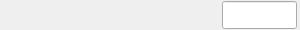
<?xml version="1.0" encoding="UTF-8"?>
<ui version="4.0">
 <class>MainWindow</class>
 <widget class="QMainWindow" name="MainWindow">
  <property name="geometry">
   <rect>
    <x>0</x>
    <y>0</y>
    <width>300</width>
    <height>30</height>
   </rect>
  </property>
  <widget class="QWidget" name="centralWidget">
   <widget class="caRelatedDisplay" name="caRelatedDisplay_0">
    <property name="geometry">
     <rect>
      <x>2</x>
      <y>1</y>
      <width>220</width>
      <height>28</height>
     </rect>
    </property>
    <property name="background">
     <color>
      <red>183</red>
      <green>157</green>
      <blue>92</blue>
     </color>
    </property>
    <property name="labels">
     <string>$(IOC)</string>
    </property>
    <property name="files">
     <string>iocStats.ui</string>
    </property>
    <property name="args">
     <string>IOC=$(IOC)</string>
    </property>
    <property name="removeParent" stdset="0">
     <string>false</string>
    </property>
   </widget>
   <widget class="caLineEdit" name="calineedit_30">
    <property name="geometry">
     <rect>
      <x>222</x>
      <y>1</y>
      <width>75</width>
      <height>28</height>
     </rect>
    </property>
    <property name="alignment">
     <set>Qt::AlignCenter</set>
    </property>
    <property name="channel" stdset="0">
     <string notr="true">$(IOC):STATUS</string>
    </property>
    <property name="colorMode">
     <enum>caLineEdit::Alarm_Static</enum>
    </property>
    <property name="framePresent" stdset="0">
     <bool>true</bool>
    </property>
    <property name="frameLineWidth" stdset="0">
     <number>2</number>
    </property>
    <property name="alarmHandling">
     <enum>caLineEdit::onBackground</enum>
    </property>
    <property name="formatType">
     <enum>caLineEdit::string</enum>
    </property>
   </widget>
  </widget>
 </widget>
 <customwidgets>
  <customwidget>
   <class>caRelatedDisplay</class>
   <extends>QWidget</extends>
   <header>caRelatedDisplay</header>
  </customwidget>
  <customwidget>
   <class>caLineEdit</class>
   <extends>QLineEdit</extends>
   <header>caLineEdit</header>
  </customwidget>
 </customwidgets>
 <resources/>
 <connections/>
</ui>
